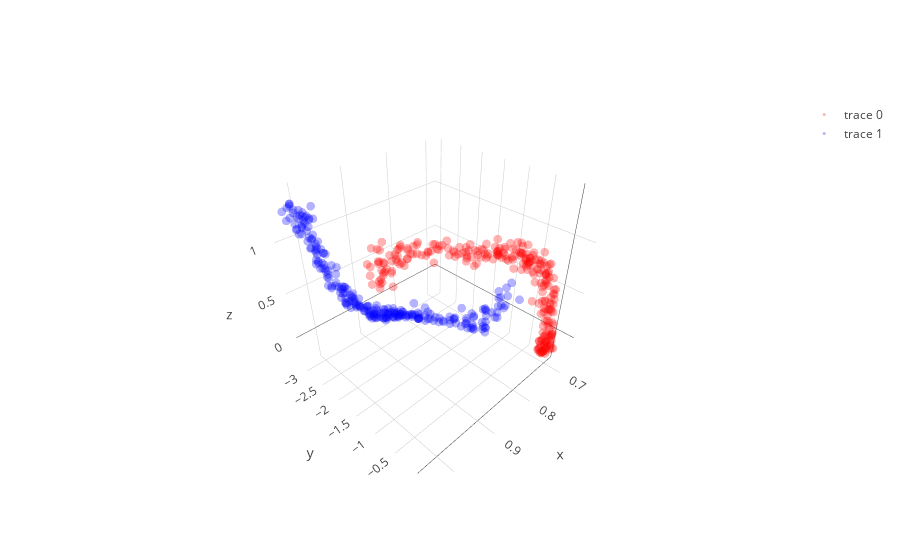

Here is the notebook cell this chart was saved with:
### Code cell
# with all scale
expand_dim = 3
w1 = np.random.randn(2,expand_dim)
m1 = np.zeros_like(w1)
w2 = np.random.randn(expand_dim,1)
m2 = np.zeros_like(w2)

a  = np.ones(expand_dim); 
ma = np.zeros_like(a)
b  = np.ones(expand_dim); 
mb = np.zeros_like(b)
c  = np.zeros(expand_dim)
mc = np.zeros_like(c)

w1 = _sym_decorrelation(w1)
w2 = w2/(np.sqrt(np.sum(w2**2))+1e-8)

temp_X = np.copy(X); mini_batch_size = 50

for iter in range(2000):
    cum_loss = 0; temp_X   = shuffle(temp_X)
    
    for mini_batch in range(0,len(X),mini_batch_size):
        current_batch = temp_X[mini_batch:mini_batch+mini_batch_size]
        
        layer1  = current_batch @ w1
        layer1a = a*g(b*layer1)+c
        layer2  = layer1a       @ w2
        loss    = (w2.T @ layer1a.T @ layer1a @ w2).mean() + (w1.T @ current_batch.T @ current_batch @ w1).mean()
        
        grad2 = (np.eye(1)+layer1a.T@layer1a)@w2
        grad1a= -2*layer1a@w2@w2.T
        grada = grad1a*g(b*layer1)
        gradb = grad1a*a*g_grad(b*layer1)*layer1
        gradc = grad1a
        grad1 = current_batch.T @(grad1a*a*g_grad(b*layer1)*b) - 2*current_batch.T @ current_batch @ w1 
        
        m2 = m2 + 0.9*grad2
        w2 = w2 - 0.000001  * m2 + (1/(iter+1))*         np.random.randn(expand_dim,1)*2
        
        ma = ma + 0.9*grada
        a = a -   0.00009    * ma.mean(0) + (1/(iter+1))*np.random.randn(expand_dim)*2
        
        mb = mb + 0.9*gradb
        b = b -   0.00009    * mb.mean(0) + (1/(iter+1))*np.random.randn(expand_dim)*2
        
        mc = mc + 0.9*gradc
        c = c -   0.000009   * mc.mean(0) + (1/(iter+1))*np.random.randn(expand_dim)*2
        
        m1 = m1 + 0.9*grad1
        w1 = w1 - 0.000001  * m1 + (1/(iter+1))*np.random.randn(2,expand_dim)
        
        w1 = _sym_decorrelation(w1)
        w2 = w2/(np.sqrt(np.sum(w2**2)+1e-8))
        a  = (a-a.mean())/a.std()
        b  = (b-b.mean())/b.std()
        c  = (c-c.mean())/c.std()
        cum_loss = cum_loss + loss.mean()
        
    if iter%500==0:print('Iter : ',iter," Loss: ",cum_loss)

# projection
projected_mine = (a*g(b*(X @ w1))+c) @ w2

plt.figure(figsize=(20,5))
plt.subplot(1, 3, 1)
plt.scatter(X[y==0, 0], X[y==0, 1], color='red', alpha=0.5)
plt.scatter(X[y==1, 0], X[y==1, 1], color='blue', alpha=0.5)
plt.quiver(X.mean(0)[0], X.mean(0)[1], evector[0,0],evector[0,1], color=['b'], scale=2.5)
plt.quiver(X.mean(0)[0], X.mean(0)[1], evector[1,0],evector[1,1], color=['g'], scale=2.5)

plt.subplot(1, 3, 2,projection='3d')
one_layer_project = (a*g(b*(X @ w1))+c)
plt.scatter(one_layer_project[:,0],one_layer_project[:,1],one_layer_project[:,2], color='red')

plt.subplot(1, 3, 3)
plt.scatter(projected_mine[y==0], np.zeros((len(projected_mine)//2)),  color='red', alpha=0.05)
plt.scatter(projected_mine[y==1], np.zeros((len(projected_mine)//2)), color='blue', alpha=0.05)
plt.show()

trace1 = go.Scatter3d(
    x=one_layer_project[y==0,0],
    y=one_layer_project[y==0,1],
    z=one_layer_project[y==0,2],
    mode='markers',
    line=dict(color='red',width=0.5),
    marker=dict(size=3,opacity=0.3)
)
trace2 = go.Scatter3d(
    x=one_layer_project[y==1,0],
    y=one_layer_project[y==1,1],
    z=one_layer_project[y==1,2],
    mode='markers',
    line=dict(color='blue',width=0.5),
    marker=dict(size=3,opacity=0.3)
)
data = [trace1,trace2]
fig  = go.Figure(data=data)
iplot(fig)

### Figure 1 — Plotly figure (JSON) as saved in the notebook; plotly's stock layout.template omitted (floating-point values rounded to 4 significant figures; data arrays with more than 128 entries replaced by an {"elided": "..."} marker saying what was removed)
{"data": [{"line": {"color": "red", "width": 0.5}, "marker": {"opacity": 0.3, "size": 3}, "mode": "markers", "type": "scatter3d", "uid": "5c31eef2-9c05-4453-807c-4cbd90581ee8", "x": {"elided": "250 float values"}, "y": {"elided": "250 float values"}, "z": {"elided": "250 float values"}}, {"line": {"color": "blue", "width": 0.5}, "marker": {"opacity": 0.3, "size": 3}, "mode": "markers", "type": "scatter3d", "uid": "13b0c692-35b7-432f-8a5d-e214f70fd09e", "x": {"elided": "250 float values"}, "y": {"elided": "250 float values"}, "z": {"elided": "250 float values"}}], "layout": {}}
